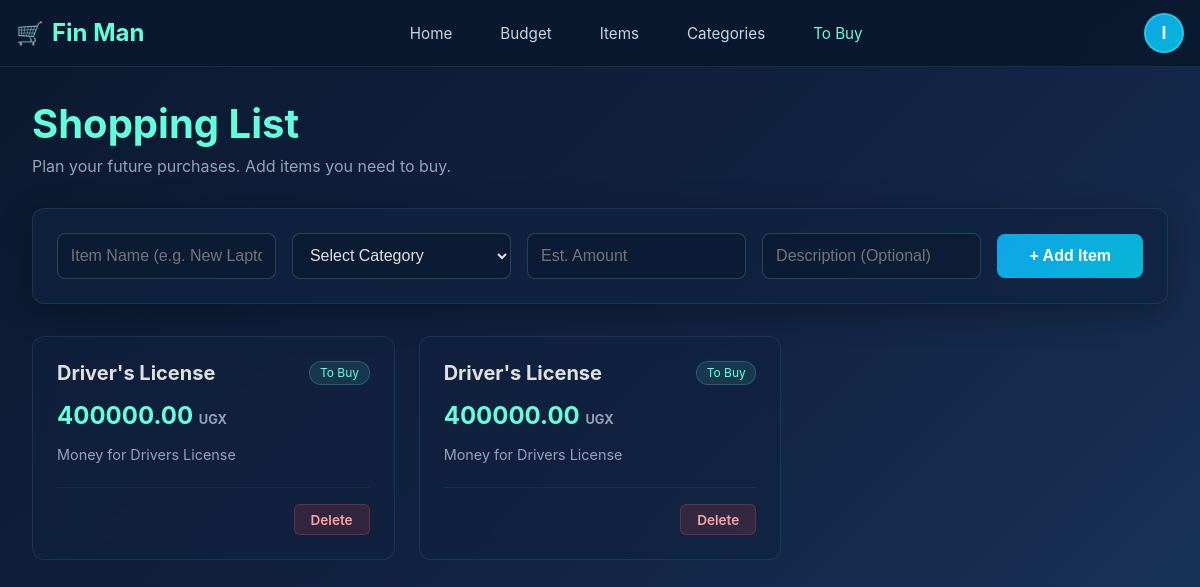
/to-buy/ (signed in), run on an earlier commit of the app's database.
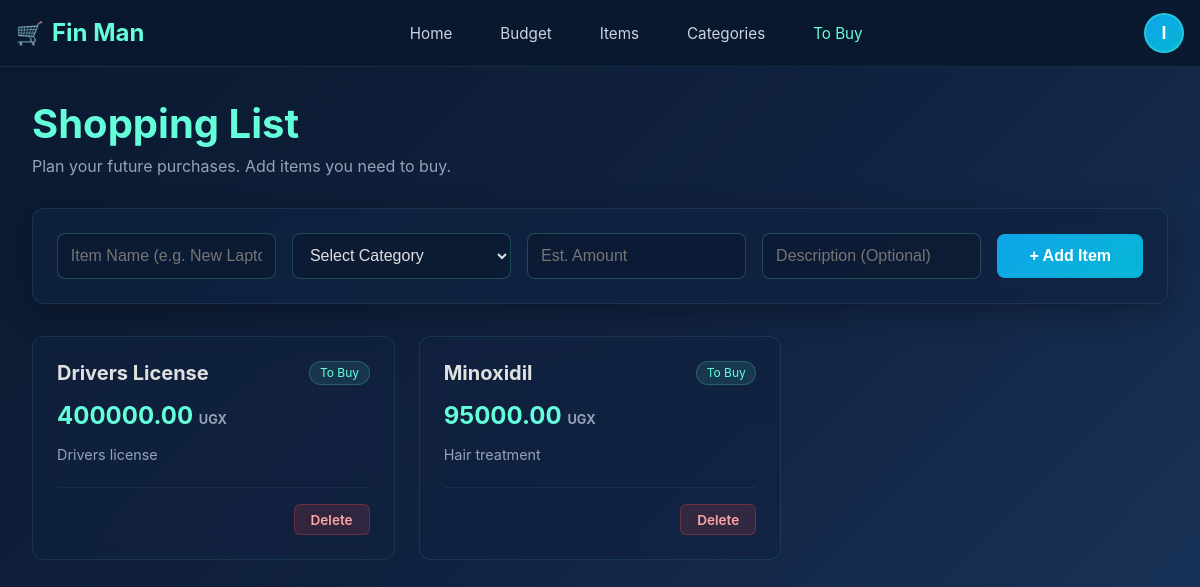
And on a later commit of the database.
### finances/models.py (models this page shows, shortened)
class ToBuy(models.Model):
    user = models.ForeignKey(
        User,
        on_delete=models.CASCADE,
        blank=True,
        null=True,
        related_name="tobuy_added"
    )
    name = models.CharField(max_length=200)
    category = models.ForeignKey(
        Category,
        on_delete=models.CASCADE,
        related_name='itemsToBuy'
    )
    amount = models.DecimalField(
        max_digits=15,
        decimal_places=2,
        validators=[MinValueValidator(Decimal('0.01'))]
    )
    description = models.TextField(blank=True, null=True)
    created_at = models.DateTimeField(auto_now_add=True)
    updated_at = models.DateTimeField(auto_now=True)
    class Meta:
        ordering = ['-created_at']

class Category(models.Model):
    name = models.CharField(max_length=100, unique=True)
    description = models.TextField(blank=True, null=True)
    created_at = models.DateTimeField(auto_now_add=True)
    updated_at = models.DateTimeField(auto_now=True)
    class Meta:
        verbose_name_plural = "Categories"
        ordering = ['name']

### finances/views.py (the view, shortened to what this page needs)
# urls.py: path('to-buy/', views.to_buy_view, name='to-buy'),
@login_required(login_url='/auth/login/')
@csrf_protect
def to_buy_view(request):
    items_to_buy = ToBuy.objects.filter(user=request.user).order_by('-created_at')
    categories = Category.objects.all()
    context = {
        'items_to_buy': items_to_buy,
        'categories': categories
    }
    return render(request, 'to_buy.html', context)

### finances/templates/to_buy.html (shortened to what this page needs)
<!DOCTYPE html>
<html lang="en">
<head>
</head>
<body>
    <nav>
        <div class="nav-container">
            <a href="/" class="nav-logo">Fin Man</a>
            <ul class="nav-menu" id="navMenu">
                <li><a href="/" class="nav-link">Home</a></li>
                <li><a href="/budget" class="nav-link">Budget</a></li>
                <li><a href="/items" class="nav-link">Items</a></li>
                <li><a href="/categories" class="nav-link">Categories</a></li>
                <li><a href="/to-buy" class="nav-link active">To Buy</a></li>
            </ul>
            <div class="user-profile">
                <div class="avatar" onclick="toggleUserDropdown()">
                    <span id="userInitials">{{ user.username|slice:":1"|upper }}</span>
                </div>
            </div>
        </div>
    </nav>
    <div class="main-content">
        <div class="page-header">
            <h1>Shopping List</h1>
            <p style="color:#94a3b8">Plan your future purchases. Add items you need to buy.</p>
        </div>
        <div class="add-section">
            <form method="POST" action="">
                <div class="form-row">
                    <div class="input-group">
                        <input type="text" name="name" placeholder="Item Name (e.g. New Laptop)" required>
                    </div>
                    <div class="input-group">
                        <select name="category" required>
                            <option value="" disabled selected>Select Category</option>
                        </select>
                    </div>
                    <div class="input-group">
                        <input type="number" step="0.01" name="amount" placeholder="Est. Amount" required>
                    </div>
                    <div class="input-group">
                        <input type="text" name="description" placeholder="Description (Optional)">
                    </div>
                    <button type="submit" class="add-btn">+ Add Item</button>
                </div>
            </form>
        </div>
        <div class="items-grid">
            {% for item in items_to_buy %}
            <div class="item-card">
                <div class="card-top">
                    <span class="item-name">{{ item.name }}</span>
                    <span class="item-category">{{ item.category.name }}</span>
                </div>
                <div class="item-price">
                    {{ item.amount }} <span style="font-size:0.8rem; color:#94a3b8">UGX</span>
                </div>
                <div class="item-desc">
                    {% if item.description %}
                        {{ item.description }}
                    {% else %}
                        No description provided.
                    {% endif %}
                </div>
                <div class="card-actions">
                    <a href="{% url 'delete-to-buy' item.id %}"
                       class="delete-btn"
                       onclick="return confirm('Are you sure you want to remove this item?');">
                       Delete
                    </a>
                </div>
            </div>
            {% empty %}
            <div style="grid-column: 1/-1; text-align: center; color: #94a3b8; padding: 3rem;">
                <h3>No items in your shopping list yet.</h3>
                <p>Use the form above to add something!</p>
            </div>
            {% endfor %}
        </div>
    </div>
</body>
</html>

### finances/templates/to_buy.html (style rules this page uses)
* { margin: 0; padding: 0; box-sizing: border-box; }
body { font-family: -apple-system, BlinkMacSystemFont, 'Segoe UI', Roboto, sans-serif; background: linear-gradient(135deg, #0a192f 0%, #112240 50%, #1a365d 100%); min-height: 100vh; color: #e0e0e0; }
nav { background: rgba(10, 25, 47, 0.95); backdrop-filter: blur(10px); padding: 0.8rem 1rem; position: sticky; top: 0; z-index: 1000; border-bottom: 1px solid rgba(100, 255, 218, 0.1); }
.nav-container { max-width: 1200px; margin: 0 auto; display: flex; justify-content: space-between; align-items: center; }
.nav-logo { color: #64ffda; font-size: 1.5rem; font-weight: bold; display: flex; align-items: center; gap: 0.5rem; text-decoration: none; }
.nav-logo::before { content: "🛒"; font-size: 1.4rem; }
.nav-menu { list-style: none; display: flex; gap: 1rem; align-items: center; }
.nav-menu a.nav-link { color: #cbd5e1; text-decoration: none; padding: 0.5rem 1rem; font-size: 0.95rem; transition: color 0.3s; }
.nav-menu a.nav-link:hover, .nav-menu a.nav-link.active { color: #64ffda; }
.user-profile { position: relative; margin-left: 1rem; }
.avatar { width: 40px; height: 40px; background: linear-gradient(135deg, #0ea5e9, #06b6d4); border-radius: 50%; display: flex; justify-content: center; align-items: center; color: white; font-weight: bold; font-size: 1.1rem; cursor: pointer; border: 2px solid rgba(100, 255, 218, 0.3); transition: transform 0.2s; user-select: none; }
.main-content { max-width: 1200px; margin: 0 auto; padding: 2rem; }
.page-header { margin-bottom: 2rem; }
.page-header h1 { color: #64ffda; font-size: 2.5rem; margin-bottom: 0.5rem; font-weight: 700; }
.add-section { background: rgba(17, 34, 64, 0.8); backdrop-filter: blur(10px); padding: 1.5rem; border-radius: 12px; margin-bottom: 2rem; border: 1px solid rgba(100, 255, 218, 0.1); box-shadow: 0 8px 32px rgba(0,0,0,0.3); }
.form-row { display: flex; gap: 1rem; align-items: center; flex-wrap: wrap; }
.input-group { flex: 1; min-width: 200px; }
input, select { width: 100%; padding: 0.8rem; background: rgba(10, 25, 47, 0.6); border: 1px solid rgba(100, 255, 218, 0.2); border-radius: 8px; color: #e0e0e0; font-size: 1rem; outline: none; }
.add-btn { background: linear-gradient(135deg, #0ea5e9, #06b6d4); color: white; padding: 0.8rem 2rem; border: none; border-radius: 8px; cursor: pointer; font-weight: 600; font-size: 1rem; transition: transform 0.2s; height: 100%; }
.items-grid { display: grid; grid-template-columns: repeat(auto-fill, minmax(300px, 1fr)); gap: 1.5rem; }
.item-card { background: rgba(17, 34, 64, 0.6); backdrop-filter: blur(10px); padding: 1.5rem; border-radius: 12px; border: 1px solid rgba(100, 255, 218, 0.1); transition: all 0.3s ease; position: relative; display: flex; flex-direction: column; gap: 0.5rem; }
.card-top { display: flex; justify-content: space-between; align-items: flex-start; }
.item-name { font-size: 1.25rem; font-weight: 700; color: #e0e0e0; }
.item-category { font-size: 0.75rem; background: rgba(100, 255, 218, 0.1); color: #64ffda; padding: 0.2rem 0.6rem; border-radius: 12px; border: 1px solid rgba(100, 255, 218, 0.2); }
.item-price { font-size: 1.5rem; color: #64ffda; font-weight: bold; margin: 0.5rem 0; }
.item-desc { color: #94a3b8; font-size: 0.9rem; flex-grow: 1; margin-bottom: 1rem; }
.card-actions { margin-top: auto; display: flex; justify-content: flex-end; padding-top: 1rem; border-top: 1px solid rgba(255,255,255,0.05); }
.delete-btn { background: rgba(239, 68, 68, 0.15); color: #fca5a5; border: 1px solid rgba(239, 68, 68, 0.3); padding: 0.4rem 1rem; border-radius: 6px; cursor: pointer; font-size: 0.85rem; font-weight: 600; transition: all 0.2s; text-decoration: none; }

What changed in the data, as far as the page shows it:
removed ToBuy: name "Driver's License", category.name "To Buy", amount "400000.00", description "Money for Drivers License"
removed ToBuy: name "Driver's License", category.name "To Buy", amount "400000.00", description "Money for Drivers License"
added ToBuy: name "Drivers License", category.name "To Buy", amount "400000.00", description "Drivers license"
added ToBuy: name "Minoxidil", category.name "To Buy", amount "95000.00", description "Hair treatment"
